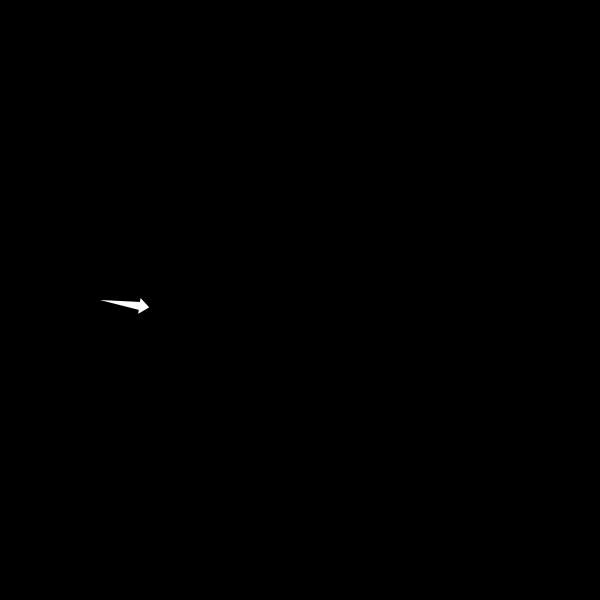
Frame 1 (no input)
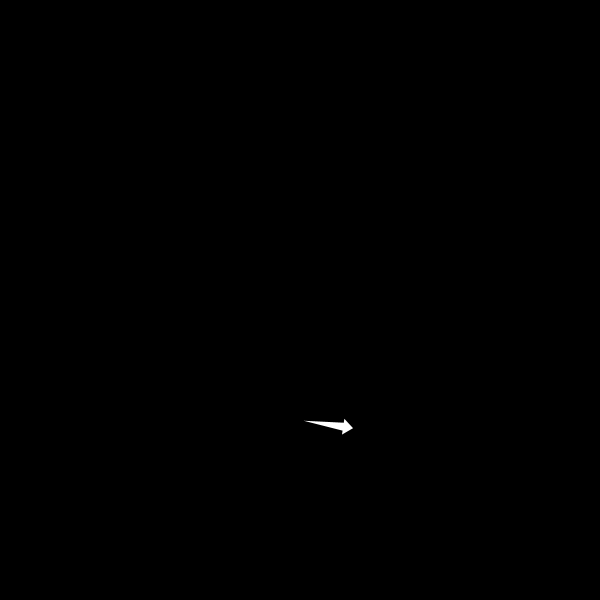
Frame 60 (the mouse pressed at the canvas centre just before this capture)
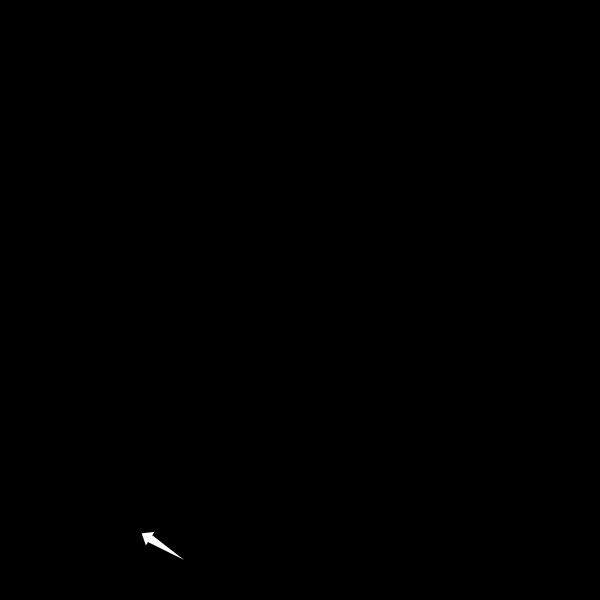
Frame 120 (the mouse held since frame 60 and released just before this capture)

The Processing sketch that drew these frames (run headless with seeded random() and noise(); from frame 60 on, the mouse is pressed at the canvas centre):

// Processing sketch: exemple_friction
// ── exemple_friction.pde
// renaud.jean-francois(arobas)uqam(point)ca
// Syntaxe Processing version 3.0
// vendredi, 9 octobre 2015

// Exemple de gestion du déplacement par PVector.
// Cas simple d’un seul mobile à vitesse constante, mais dont la vitesse
// sera affectée par une force inverse.

Mobile m1;

void setup() {
  size(600, 600);
  background(0);
  fill(255);
  noStroke();
  rectMode(CENTER);
  m1 = new Mobile();
}

void draw() {
  background(0);

  m1.update();
  m1.display();
}

class Mobile {
  PVector loc, vel, friction; // ajout d’un vecteur
  float angle;

  Mobile() {
    // Position initiale du mobile :
    loc = new PVector(100, 300);

    // C’est maintenant le temps de préciser la direction du déplacement:
    vel = new PVector(1, 0.15, 0);

    // Puis on fixe l’envergure des enjambées de notre vecteur.
    // Icic, il s’agit d’un déplacement équivalant à 2 pixels par frame.
    // La distance parcoure est la même, peut importe que le déplacement se fasse
    // parallèlement à l’un des deux axes du plan cartésien ou pas.
    vel.setMag(20);

    // On règle l’orientation du mobile.
    angle = vel.heading();

    // création d’une force de friction
    friction = new PVector();
    friction = vel.copy();
    // Inversion de la direction du vecteur
    friction.mult(-1);
    // Réduction de la force par rapport à la vitesse
    friction.mult(0.01);
  }

  void update() {

    // 1. Mise à jour de la vélocité selon la force de friction
    vel.add(friction);
    //println(vel.mag());

    // 2. Si la vélocité approche 0, on interrompt le mouvement
    if (vel.mag() < 0.1) {
      //println("Mobile presque arrêté, mais prochaine magnitude sera peut-être supérieure à 0.1 ?");
      vel.mult(0);
      //println("Magnitude vélocité de 0 + magnitude de friction  = "+friction.mag());
      
      
      // IMPORTANT :
      // il faut aussi annuler l’effet de la force de friction
      // afin d’éviter que l’objet ne parte dans la direction opposée
      friction.mult(0);
      
      // Option 2 : une condition plus précise telle que if (vel.mag() < (0.1 + friction.mag())) {
      
      
      // Une dernière mise à jour de l'emplacement
      loc.add(vel);
    } else {
      // Mise à jour de l'emplacement selon la vélocité, en poursuivant le ralentissement
      loc.add(vel);
    }




    // On appelle la méthode qui permet de vérifier le contact avec les bords du sketch.
    boucleTopologique();

    // Mise à jour de l’orientation du carré dans l’axe de déplacement
    // seulement s’il y a déplacement :
    if (vel.mag() > 0) {
      angle = vel.heading();
    }
  }

  void display() {
    //Recours aux transformateurs géométriques, en raison de l’utilisation de la rotation
    pushMatrix();
    translate(loc.x, loc.y);
    rotate(angle);
    //rect(0, 0, 50, 5);
    // Forme de l’objet :
    beginShape();
    vertex(-20, 0);
    vertex(20, -4);
    vertex(20, -8);
    vertex(30, 0);
    vertex(20, 8);
    vertex(20, 4);
    endShape(CLOSE);
    popMatrix();
  }

  // Pour continuer de suivre le déplacement de notre mobile
  // lorsqu’il quitte la zone du sketch.
  void boucleTopologique() {
    if (loc.x > width) {
      //loc.x = 0;
      loc.set(0, loc.y, 0);
    } else if (loc.x < 0) {
      loc.set(width, loc.y, 0);
    }

    if (loc.y > height) {
      //loc.y = 0;
      loc.set(loc.x, 0, 0);
    } else if (loc.y < 0) {
      loc.set(loc.x, height, 0);
    }
  }
}

// Comment le relancer dans une autre direction, avec une autre vitesse.
void mousePressed() {
  //m1.vel.set(random(-1,1),random(-1,1),0);
  // ou bien
  m1.vel = PVector.random2D();
  m1.vel.setMag(random(15, 25));
  
  m1.friction = m1.vel.copy();
  m1.friction.mult(-1);
  m1.friction.mult(0.01);
  
}
